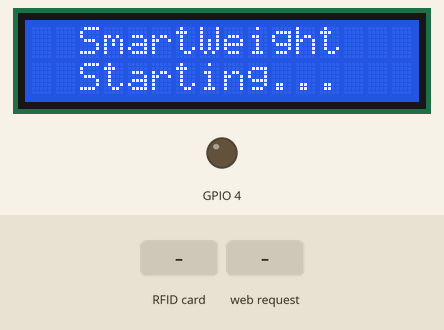
Simulated run of this sketch. Board: ESP32. On the bench: 16×2 character LCD, output pins drawn as LEDs (lit = HIGH). The inputs (shaded band) are chosen by the test bench. WiFi joins after 1.5 s; servers stay silent unless stated; uploads are accepted with an empty reply; the camera gives no picture; pins used as bus, display or sensor lines are not drawn; what the sketch prints to the serial monitor is not drawn.

Above: at 0.6 s.
At 6.0 s:
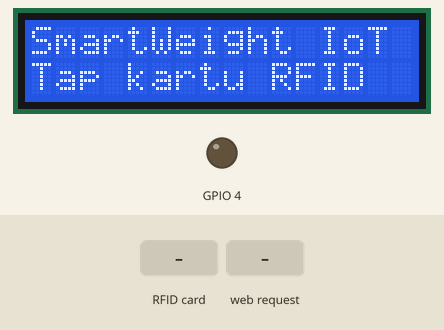
6.1 s: RFID card 5E 7A 19 C4 held to the reader
At 8.2 s:
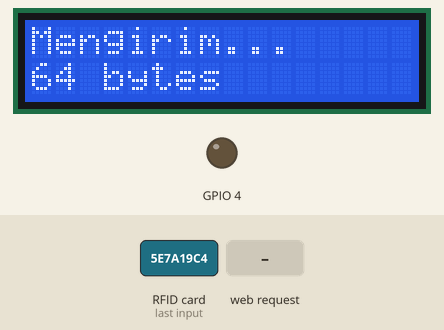
8.7 s: HTTP request GET /capture received
At 9.6 s:
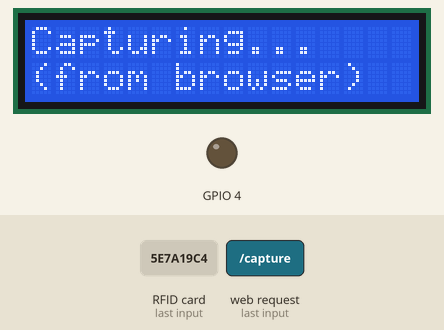
11.7 s: HTTP request GET /flash received
At 14.9 s:
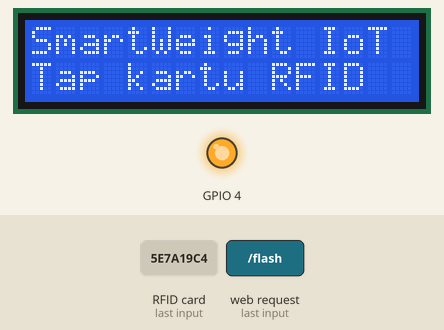
Timing chart, 0 to 16.4 s (numbered marks = the images above; inputs shaded):
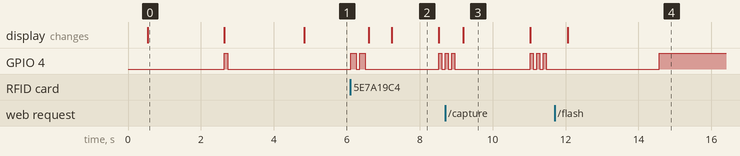

Measured:
- after the input at 6.1 s, GPIO 4: goes HIGH 0.15 s, LOW 0.10 s, HIGH 0.15 s, LOW 2.0 s, HIGH 0.08 s, then LOW, starting at once; the display: first changes after 0.50 s (image 2 shows a later state)
- after the input at 8.7 s, the display: changes after 0.49 s (image 3)
- after the input at 11.7 s, GPIO 4: LOW → HIGH after 2.9 s
- what the display in image 0 shows lasts 2.1 s, from 0.5 s to 2.6 s
- what the display in image 2 shows lasts 1.3 s, from 7.2 s to 8.5 s
- what the display in image 3 shows lasts 1.8 s, from 9.2 s to 11.0 s

The sketch:

esp32cam_weight.ino
```cpp
// SmartWeight IoT - ESP32-CAM
// RFID + LCD + Buzzer + Live Preview
// =============================================
// Pin Assignment (pin muxing pada GPIO 14):
// RC522 SPI: SCK=14, MOSI=13, MISO=12, SS=15
// LCD I2C:   SDA=4,  SCL=14 (shared dengan SPI SCK)
// Buzzer:    GPIO 2
// =============================================

#include <WiFi.h>
#include <WebServer.h>
#include <HTTPClient.h>
#include <Wire.h>
#include <SPI.h>
#include <MFRC522.h>
#include <LiquidCrystal_I2C.h>
#include <ArduinoJson.h>
#include "esp_camera.h"

// --- WiFi ---
const char* ssid = "Barat";
const char* password = "gyfw4773";
const char* serverURL = "http://76.13.23.138:8080/index.php";

// --- Pin ---
// LCD I2C: SDA=2, SCL=14 (SCL shared dengan SPI SCK, pin muxing)
// RC522:   SS=15, SCK=14, MOSI=13, MISO=12
// Buzzer:  tidak ada pin bebas, pakai flash LED (GPIO 4) sebagai pengganti
#define RC522_SS    15
#define RC522_SCK   14
#define RC522_MOSI  13
#define RC522_MISO  12
#define LCD_SDA     2    // Pindah dari GPIO 4 (flash LED conflict)
#define LCD_SCL     14   // Shared dengan SPI SCK (pin muxing)

// Camera (AI-Thinker)
#define PWDN_GPIO_NUM  32
#define RESET_GPIO_NUM -1
#define XCLK_GPIO_NUM   0
#define SIOD_GPIO_NUM  26
#define SIOC_GPIO_NUM  27
#define Y9_GPIO_NUM    35
#define Y8_GPIO_NUM    34
#define Y7_GPIO_NUM    39
#define Y6_GPIO_NUM    36
#define Y5_GPIO_NUM    21
#define Y4_GPIO_NUM    19
#define Y3_GPIO_NUM    18
#define Y2_GPIO_NUM     5
#define VSYNC_GPIO_NUM 25
#define HREF_GPIO_NUM  23
#define PCLK_GPIO_NUM  22

// --- Objects ---
MFRC522 rfid(RC522_SS, -1);
LiquidCrystal_I2C lcd(0x27, 16, 2);
WebServer server(80);
bool spiActive = false;
bool flashOn = false;
bool isCapturing = false;  // Flag: sedang capture (stop mjpeg sementara)
SemaphoreHandle_t camMutex;  // Mutex kamera thread-safe

// =============================================
// Pin Muxing: switch antara SPI dan I2C
// GPIO 14 dipakai bergantian
// =============================================
void switchToSPI() {
    if (spiActive) return;
    Wire.end();
    SPI.begin(RC522_SCK, RC522_MISO, RC522_MOSI, RC522_SS);
    spiActive = true;
}

void switchToI2C() {
    if (!spiActive) return;
    SPI.end();
    Wire.begin(LCD_SDA, LCD_SCL);
    spiActive = false;
}

void lcdPrint(const char* line1, const char* line2) {
    switchToI2C();
    lcd.init();        // Re-init setelah pin muxing dari SPI
    lcd.backlight();
    lcd.clear();
    lcd.setCursor(0, 0);
    lcd.print(line1);
    if (line2) {
        lcd.setCursor(0, 1);
        lcd.print(line2);
    }
    switchToSPI();
}

// Visual feedback pakai flash LED (GPIO 4) karena tidak ada pin untuk buzzer
void beep(int times, int duration) {
    for (int i = 0; i < times; i++) {
        digitalWrite(4, HIGH);  // Flash ON
        delay(duration);
        digitalWrite(4, LOW);   // Flash OFF
        if (i < times - 1) delay(100);
    }
}

// =============================================
// HTML
// =============================================
const char HTML_PAGE[] PROGMEM = R"rawliteral(
<!DOCTYPE html>
<html><head>
<meta charset="UTF-8">
<meta name="viewport" content="width=device-width,initial-scale=1">
<title>SmartWeight Kamera</title>
<style>
*{margin:0;padding:0;box-sizing:border-box}
body{font-family:'Segoe UI',sans-serif;background:#1a1a1a;color:#fff;display:flex;flex-direction:column;align-items:center}
.hdr{padding:12px;text-align:center;width:100%;background:#E4002B}
.cam{position:relative;width:100%;max-width:640px;background:#000;margin:8px auto;min-height:240px}
.cam img{width:100%;display:block}
.guide{position:absolute;bottom:15%;left:10%;right:10%;height:30%;border:2px dashed rgba(0,255,0,.5);border-radius:8px}
.gt{position:absolute;bottom:5%;width:100%;text-align:center;font-size:11px;color:rgba(0,255,0,.7)}
.ctrl{padding:12px;display:flex;gap:8px;justify-content:center;width:100%;max-width:640px}
.btn{padding:12px 20px;border:none;border-radius:8px;font-size:16px;font-weight:700;cursor:pointer}
.bc{background:#E4002B;color:#fff;flex:2}
.bc:disabled{background:#666}
.bf{background:#333;color:#fff;flex:1}
.bf.on{background:#F59E0B;color:#000}
.st{padding:8px;text-align:center;font-size:13px}
.ok{color:#22C55E}.er{color:#EF4444}.ld{color:#F59E0B}
.res{padding:12px;text-align:center}
.w{font-size:48px;font-weight:800;color:#22C55E}
.u{font-size:18px;color:#999}
.inf{font-size:11px;color:#888;padding:4px}
</style></head><body>
<div class="hdr"><h3>SmartWeight Kamera</h3></div>
<div class="cam"><img id="s" src="/mjpeg"><div class="guide"></div><div class="gt">Posisikan angka timbangan di sini</div></div>
<div class="ctrl">
<button class="btn bc" id="b" onclick="cap()">&#128248; Capture</button>
<button class="btn bf" id="f" onclick="fl()">&#128161; Flash</button>
</div>
<div class="st" id="st">Siap. Tap RFID atau klik Capture.</div>
<div class="res" id="r" style="display:none"><div>Berat:</div><span class="w" id="wt">--</span><span class="u">kg</span></div>
<script>
async function cap(){
let b=document.getElementById('b'),s=document.getElementById('st'),r=document.getElementById('r');
b.disabled=1;b.textContent='⏳...';s.className='st ld';s.textContent='Mengirim...';r.style.display='none';
try{let res=await fetch('/capture'),d=await res.json();
if(d.success){s.className='st ok';s.textContent='✅ '+d.message;if(d.weight){r.style.display='block';document.getElementById('wt').textContent=d.weight}}
else{s.className='st er';s.textContent='❌ '+d.message}}
catch(e){s.className='st er';s.textContent='❌ '+e.message}
b.disabled=0;b.textContent='📸 Capture'}
async function fl(){let b=document.getElementById('f');
try{let r=await fetch('/flash'),d=await r.json();b.classList.toggle('on',d.flash);b.textContent=d.flash?'💡 ON':'💡 Flash'}catch(e){}}
</script></body></html>
)rawliteral";

// =============================================
// Setup
// =============================================
void setup() {
    Serial.begin(115200);
    Serial.println("\n=== SmartWeight IoT ===");

    // Init flash LED (GPIO 4) untuk feedback visual
    pinMode(4, OUTPUT);
    digitalWrite(4, LOW);

    // Bersihkan I2C bus sebelum camera init (cegah SCCB "bus busy")
    Wire.begin(LCD_SDA, LCD_SCL);
    delay(50);
    Wire.end();
    delay(100);

    // --- Kamera ---
    camera_config_t config;
    config.ledc_channel = LEDC_CHANNEL_0;
    config.ledc_timer = LEDC_TIMER_0;
    config.pin_d0 = Y2_GPIO_NUM;
    config.pin_d1 = Y3_GPIO_NUM;
    config.pin_d2 = Y4_GPIO_NUM;
    config.pin_d3 = Y5_GPIO_NUM;
    config.pin_d4 = Y6_GPIO_NUM;
    config.pin_d5 = Y7_GPIO_NUM;
    config.pin_d6 = Y8_GPIO_NUM;
    config.pin_d7 = Y9_GPIO_NUM;
    config.pin_xclk = XCLK_GPIO_NUM;
    config.pin_pclk = PCLK_GPIO_NUM;
    config.pin_vsync = VSYNC_GPIO_NUM;
    config.pin_href = HREF_GPIO_NUM;
    config.pin_sccb_sda = SIOD_GPIO_NUM;
    config.pin_sccb_scl = SIOC_GPIO_NUM;
    config.pin_pwdn = PWDN_GPIO_NUM;
    config.pin_reset = RESET_GPIO_NUM;
    config.xclk_freq_hz = 20000000;
    config.pixel_format = PIXFORMAT_JPEG;
    config.frame_size = FRAMESIZE_CIF;    // 400x296 — lebih jelas, tetap lancar
    config.jpeg_quality = 12;
    config.fb_count = 2;

    if (esp_camera_init(&config) != ESP_OK) {
        Serial.println("❌ Kamera gagal!");
        return;
    }
    Serial.println("✅ Kamera OK");

    sensor_t *s = esp_camera_sensor_get();
    s->set_hmirror(s, 0);
    s->set_vflip(s, 1);
    s->set_brightness(s, 1);
    s->set_contrast(s, 1);

    // --- LCD (I2C mode) ---
    Wire.begin(LCD_SDA, LCD_SCL);
    lcd.init();
    lcd.backlight();
    lcd.setCursor(0, 0);
    lcd.print("  SmartWeight");
    lcd.setCursor(0, 1);
    lcd.print("  Starting...");
    Serial.println("✅ LCD OK");
    spiActive = false;

    // --- RFID (SPI mode) ---
    // Force lepas I2C dari pin 14 dulu
    Wire.end();
    delay(50);

    // Set manual pin states sebelum SPI init
    pinMode(RC522_SCK, OUTPUT);
    pinMode(RC522_MOSI, OUTPUT);
    pinMode(RC522_MISO, INPUT);
    pinMode(RC522_SS, OUTPUT);
    digitalWrite(RC522_SS, HIGH);  // CS inactive

    SPI.begin(RC522_SCK, RC522_MISO, RC522_MOSI, RC522_SS);
    spiActive = true;
    delay(200);  // Beri waktu RC522 power up

    rfid.PCD_Init();
    delay(200);

    // Coba sampai 3x jika gagal
    byte v = rfid.PCD_ReadRegister(rfid.VersionReg);
    if (v == 0x00 || v == 0xFF) {
        // Retry
        rfid.PCD_Reset();
        delay(200);
        rfid.PCD_Init();
        delay(200);
        v = rfid.PCD_ReadRegister(rfid.VersionReg);
    }

    if (v == 0x00 || v == 0xFF) {
        Serial.println("⚠️ RFID tidak terdeteksi! Cek wiring.");
        lcdPrint("RFID ERROR!", "Cek wiring...");
    } else {
        Serial.printf("✅ RFID OK (v:0x%02X)\n", v);
    }

    // --- WiFi ---
    WiFi.begin(ssid, password);
    Serial.print("WiFi...");

    int att = 0;
    while (WiFi.status() != WL_CONNECTED && att < 30) {
        delay(500);
        Serial.print(".");
        att++;
    }

    if (WiFi.status() == WL_CONNECTED) {
        Serial.printf("\n✅ WiFi OK: http://%s\n", WiFi.localIP().toString().c_str());
        lcdPrint("WiFi Connected!", WiFi.localIP().toString().c_str());
        beep(1, 100);
    } else {
        Serial.println("\n❌ WiFi gagal!");
        lcdPrint("WiFi GAGAL!", "");
        return;
    }

    // --- Web Server ---
    server.on("/", handleRoot);
    server.on("/mjpeg", handleMjpeg);
    server.on("/capture", handleCapture);
    server.on("/flash", handleFlash);
    server.begin();
    Serial.println("✅ Server OK");

    // Jalankan web server di Core 0 (FreeRTOS task)
    // RFID polling tetap di Core 1 (loop utama)
    camMutex = xSemaphoreCreateMutex();
    xTaskCreatePinnedToCore(
        [](void*) {
            while (true) {
                server.handleClient();
                delay(1);
            }
        },
        "WebServerTask",
        8192,   // Stack size
        NULL,
        1,      // Priority
        NULL,
        0       // Core 0
    );
    Serial.println("✅ Web server task berjalan di Core 0");

    delay(2000);
    lcdPrint("SmartWeight IoT", "Tap kartu RFID");
}

// =============================================
// Loop — RFID polling (Core 1, tidak diblok stream)
// =============================================
void loop() {
    // Pastikan SPI aktif untuk baca RFID
    if (!spiActive) switchToSPI();

    if (!isCapturing && rfid.PICC_IsNewCardPresent() && rfid.PICC_ReadCardSerial()) {
        String uid = "";
        for (byte i = 0; i < rfid.uid.size; i++) {
            uid += String(rfid.uid.uidByte[i], HEX);
        }
        Serial.println("🪪 RFID: " + uid);

        beep(2, 150);
        lcdPrint("Capturing...", ("RFID:" + uid.substring(0, 10)).c_str());

        isCapturing = true;
        doCaptureAndSend();
        isCapturing = false;

        rfid.PICC_HaltA();
        rfid.PCD_StopCrypto1();
        delay(3000);
        lcdPrint("SmartWeight IoT", "Tap kartu RFID");
    }

    delay(50);
}

// =============================================
// Capture & Send
// =============================================
void doCaptureAndSend() {
    sensor_t *s = esp_camera_sensor_get();
    s->set_framesize(s, FRAMESIZE_VGA);
    s->set_quality(s, 10);
    delay(300);

    // Buang buffer lama (pakai mutex agar tidak bentrok dengan MJPEG stream)
    for (int i = 0; i < 3; i++) {
        if (xSemaphoreTake(camMutex, pdMS_TO_TICKS(200)) == pdTRUE) {
            camera_fb_t *d = esp_camera_fb_get();
            if (d) esp_camera_fb_return(d);
            xSemaphoreGive(camMutex);
        }
    }

    camera_fb_t *fb = NULL;
    if (xSemaphoreTake(camMutex, pdMS_TO_TICKS(500)) == pdTRUE) {
        fb = esp_camera_fb_get();
        xSemaphoreGive(camMutex);
    }

    // Kembalikan ke CIF (konsisten dengan resolusi default)
    s->set_framesize(s, FRAMESIZE_CIF);
    s->set_quality(s, 12);

    if (!fb) {
        Serial.println("Capture gagal!");
        lcdPrint("Capture GAGAL!", "Coba lagi...");
        beep(3, 100);
        return;
    }

    Serial.printf("Capture: %d bytes (%dx%d)\n", fb->len, fb->width, fb->height);
    lcdPrint("Mengirim...", (String(fb->len) + " bytes").c_str());

    String response = sendImage(fb->buf, fb->len);
    esp_camera_fb_return(fb);
    showResult(response);
}

void showResult(String response) {
    Serial.println("[DEBUG] Raw response (" + String(response.length()) + " chars): " + response.substring(0, 250));

    // Parse JSON dengan ArduinoJson
    JsonDocument doc;
    DeserializationError error = deserializeJson(doc, response);

    if (error) {
        Serial.println("❌ JSON parse error: " + String(error.c_str()));
        lcdPrint("JSON Error", "Coba lagi...");
        beep(3, 80);
        return;
    }

    // Baca weight dari response: coba data.weight_kg → weight_kg → data.weight → weight
    float weight = 0;
    bool hasWeight = false;

    if (!doc["data"]["weight_kg"].isNull() && doc["data"]["weight_kg"].as<float>() > 0) {
        weight = doc["data"]["weight_kg"].as<float>();
        hasWeight = true;
    } else if (!doc["weight_kg"].isNull() && doc["weight_kg"].as<float>() > 0) {
        weight = doc["weight_kg"].as<float>();
        hasWeight = true;
    } else if (!doc["data"]["weight"].isNull() && doc["data"]["weight"].as<float>() > 0) {
        weight = doc["data"]["weight"].as<float>();
        hasWeight = true;
    } else if (!doc["weight"].isNull() && doc["weight"].as<float>() > 0) {
        weight = doc["weight"].as<float>();
        hasWeight = true;
    }

    // Baca field tambahan
    const char* ocrStatus = doc["data"]["ocr_status"] | (doc["ocr_status"] | "unknown");
    float confidence = doc["data"]["confidence"] | (doc["confidence"] | 0.0f);
    bool success = doc["success"] | false;

    Serial.printf("[DEBUG] Parsed: weight=%.2f, hasWeight=%d, status=%s, conf=%.3f, success=%d\n",
                  weight, hasWeight, ocrStatus, confidence, success);

    // === Tampilkan hasil ===
    // SANGAT PERMISIF: terima weight > 0 apapun (user koreksi manual nanti)
    if (hasWeight && weight > 0) {
        char line2[17];
        snprintf(line2, sizeof(line2), "%.1f kg", weight);
        lcdPrint("Berat terbaca:", line2);
        Serial.printf("✅ %.1f kg (status:%s, conf:%.2f)\n", weight, ocrStatus, confidence);
        beep(1, 200);
    } else if (success) {
        // Backend berhasil simpan gambar tapi OCR gagal baca angka
        lcdPrint("Data tersimpan", "Input manual");
        Serial.println("⚠️ Data tersimpan, tapi berat belum terbaca");
        beep(2, 100);
    } else {
        lcdPrint("Gagal :(", "Coba lagi...");
        Serial.println("❌ Gagal total");
        beep(3, 80);
    }
}

// =============================================
// Web Handlers
// =============================================
void handleRoot() {
    server.send_P(200, "text/html", HTML_PAGE);
}

// MJPEG stream di Core 0 (tidak blok loop/RFID di Core 1)
void handleMjpeg() {
    WiFiClient client = server.client();
    client.println("HTTP/1.1 200 OK");
    client.println("Content-Type: multipart/x-mixed-replace; boundary=frame");
    client.println("Cache-Control: no-cache");
    client.println("Access-Control-Allow-Origin: *");
    client.println();

    while (client.connected() && !isCapturing) {
        if (xSemaphoreTake(camMutex, pdMS_TO_TICKS(100)) == pdTRUE) {
            camera_fb_t *fb = esp_camera_fb_get();
            xSemaphoreGive(camMutex);

            if (!fb) break;

            client.println("--frame");
            client.println("Content-Type: image/jpeg");
            client.printf("Content-Length: %d\r\n\r\n", fb->len);
            client.write(fb->buf, fb->len);
            client.println();

            esp_camera_fb_return(fb);
        }
        delay(50);  // ~20 FPS
    }
}

void handleCapture() {
    Serial.println("Capture via browser");
    beep(2, 150);
    lcdPrint("Capturing...", "(from browser)");

    isCapturing = true;  // Hentikan MJPEG stream sementara

    sensor_t *s = esp_camera_sensor_get();
    s->set_framesize(s, FRAMESIZE_VGA);
    s->set_quality(s, 10);
    delay(300);

    for (int i = 0; i < 3; i++) {
        if (xSemaphoreTake(camMutex, pdMS_TO_TICKS(200)) == pdTRUE) {
            camera_fb_t *d = esp_camera_fb_get();
            if (d) esp_camera_fb_return(d);
            xSemaphoreGive(camMutex);
        }
    }

    camera_fb_t *fb = NULL;
    if (xSemaphoreTake(camMutex, pdMS_TO_TICKS(500)) == pdTRUE) {
        fb = esp_camera_fb_get();
        xSemaphoreGive(camMutex);
    }

    // Kembalikan ke CIF
    s->set_framesize(s, FRAMESIZE_CIF);
    s->set_quality(s, 12);

    if (!fb) {
        isCapturing = false;
        server.send(500, "application/json", "{\"success\":false,\"message\":\"Capture gagal\"}");
        return;
    }

    String result = sendImage(fb->buf, fb->len);
    esp_camera_fb_return(fb);
    isCapturing = false;  // Stream boleh jalan lagi
    showResult(result);

    server.sendHeader("Access-Control-Allow-Origin", "*");
    server.send(200, "application/json", result);
    delay(3000);
    lcdPrint("SmartWeight IoT", "Tap kartu RFID");
}

void handleFlash() {
    flashOn = !flashOn;
    // Matikan I2C dulu agar tidak konflik dengan GPIO 4
    Wire.end();
    digitalWrite(4, flashOn ? HIGH : LOW);
    // Kalau perlu LCD lagi, switchToI2C() akan mengaktifkan kembali
    spiActive = true;  // Reset state supaya switchToI2C() bisa jalan

    Serial.printf("💡 Flash: %s\n", flashOn ? "ON" : "OFF");
    String json = "{\"flash\":" + String(flashOn ? "true" : "false") + "}";
    server.sendHeader("Access-Control-Allow-Origin", "*");
    server.send(200, "application/json", json);
}

// =============================================
// Send Image (dengan retry & WiFi recovery)
// =============================================
void ensureWiFi() {
    if (WiFi.status() == WL_CONNECTED) return;
    Serial.println("⚠️ WiFi terputus, reconnecting...");
    WiFi.disconnect();
    delay(500);
    WiFi.begin(ssid, password);
    int att = 0;
    while (WiFi.status() != WL_CONNECTED && att < 20) {
        delay(500);
        Serial.print(".");
        att++;
    }
    if (WiFi.status() == WL_CONNECTED) {
        Serial.printf("\n✅ WiFi reconnected: %s\n", WiFi.localIP().toString().c_str());
    } else {
        Serial.println("\n❌ WiFi reconnect gagal!");
    }
}

String sendImage(uint8_t *data, size_t len) {
    const int MAX_RETRIES = 3;
    String resp = "";

    // Delay agar WiFi stabil setelah kamera capture
    Serial.println("⏳ Menunggu WiFi stabil...");
    delay(1000);

    for (int attempt = 1; attempt <= MAX_RETRIES; attempt++) {
        // Pastikan WiFi masih konek
        ensureWiFi();
        if (WiFi.status() != WL_CONNECTED) {
            Serial.println("❌ WiFi tidak tersedia, skip pengiriman");
            return "{\"success\":false,\"message\":\"WiFi disconnected\"}";
        }

        Serial.printf("📡 [Attempt %d/%d] Mengirim %d bytes ke %s ...\n", attempt, MAX_RETRIES, len, serverURL);
        Serial.printf("   Free heap: %d bytes\n", ESP.getFreeHeap());

        HTTPClient http;
        http.begin(serverURL);
        http.addHeader("Content-Type", "image/jpeg");
        http.addHeader("Connection", "close");
        http.setTimeout(90000);  // 90 detik (EasyOCR lambat pertama kali load model)

        int code = http.POST(data, len);

        if (code > 0) {
            resp = http.getString();
            Serial.printf("✅ HTTP %d | %s\n", code, resp.substring(0, 150).c_str());
            http.end();
            return resp;  // Berhasil, langsung return
        } else {
            resp = "{\"success\":false,\"message\":\"" + http.errorToString(code) + "\"}";
            Serial.printf("❌ Attempt %d GAGAL! Code:%d | %s\n", attempt, code, http.errorToString(code).c_str());
            http.end();

            if (attempt < MAX_RETRIES) {
                int waitTime = attempt * 2000;  // 2s, 4s
                Serial.printf("⏳ Retry dalam %d ms...\n", waitTime);
                delay(waitTime);
            }
        }
    }

    Serial.println("❌ Semua attempt gagal!");
    return resp;
}
```
